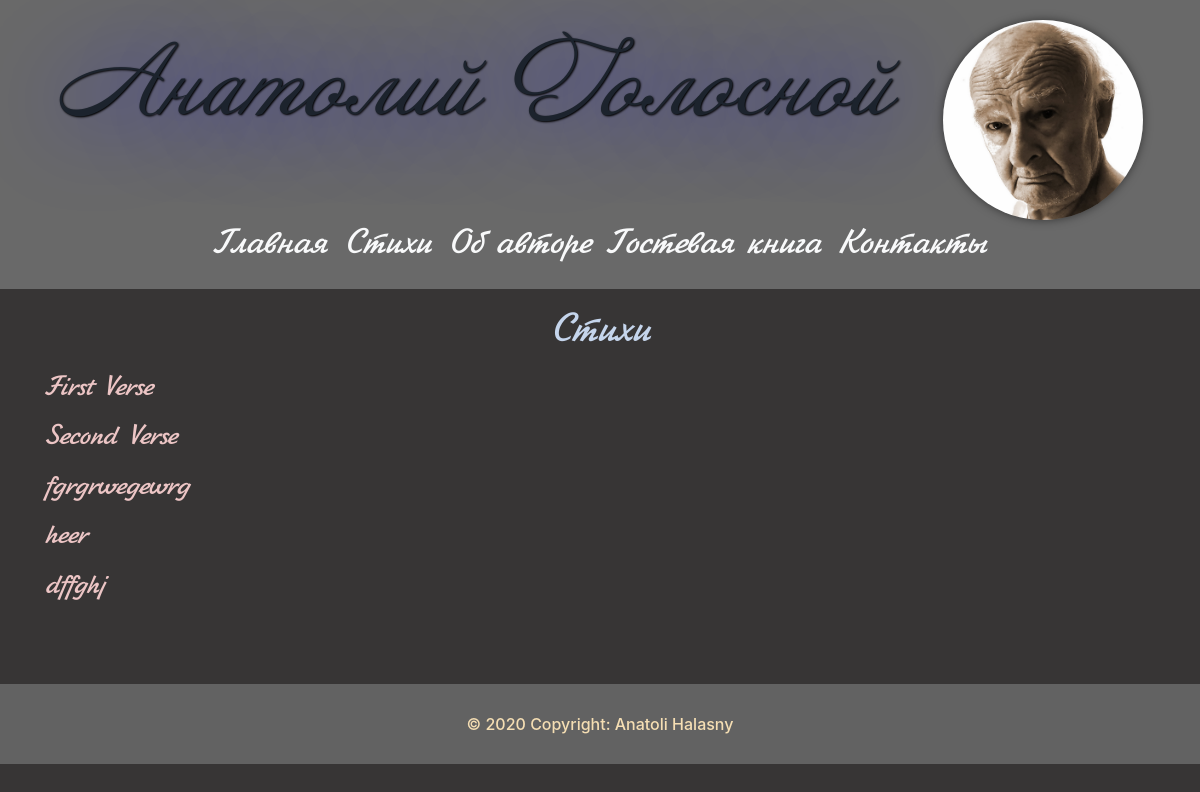
Before: /verses with the older database file.
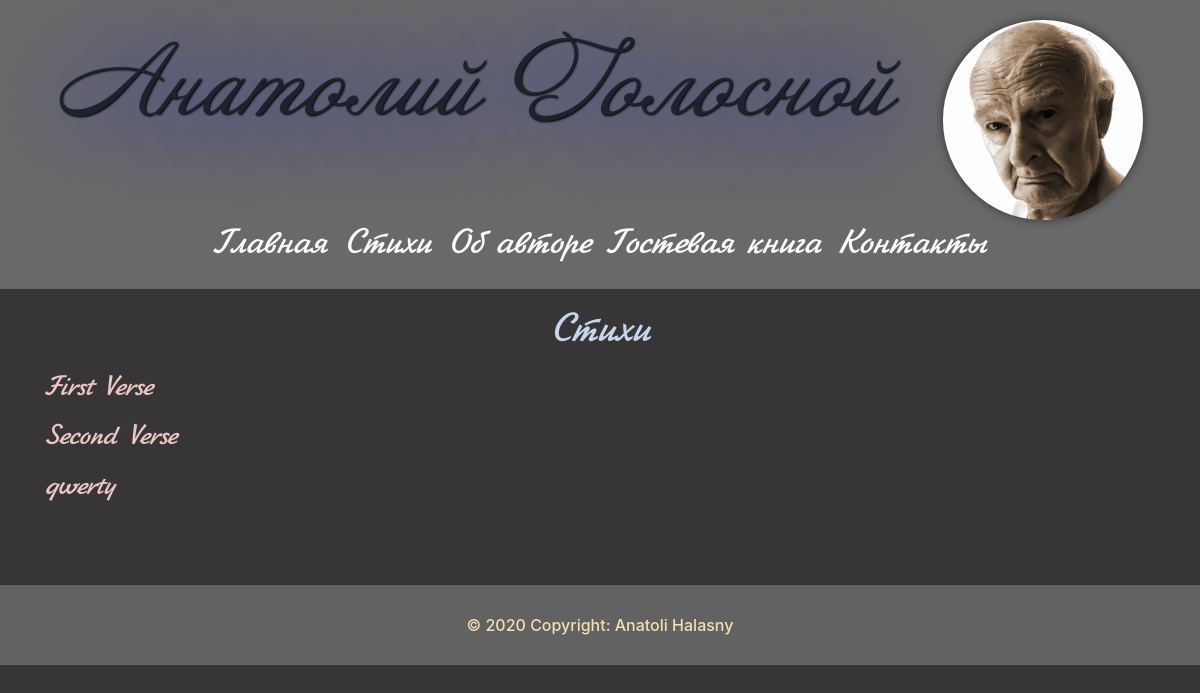
After: the same page with the newer database file.
### tables this page shows
CREATE TABLE verses(
id INTEGER PRIMARY KEY AUTOINCREMENT,
title TEXT NOT NULL,
content TEXT NOT NULL
);

### app.py (the view)
@app.route('/verses')
def verses():
    conn = get_db_connection()
    verse = conn.execute('SELECT * FROM verses').fetchall()
    conn.close()
    return render_template('verses.html', title='Стихи', verses=verse)

### app.py (called while the page is built)
def get_db_connection():
    conn = sqlite3.connect('database.db')
    conn.row_factory = sqlite3.Row
    return conn

### templates/verses.html
{% extends 'base.html' %}
{% block content %}
<h1>{{ title }}</h1>
{% for verse in verses %}
    <a href="{{ url_for('verse', verse_id=verse['id']) }}">
        <h3>{{ verse['title'] }}</h3></a>
{% endfor %}
{% endblock %}

Changed rows visible on the page:
removed verses: title "fgrgrwegewrg"
removed verses: title "heer"
removed verses: title "dffghj"
added verses: title "qwerty"
